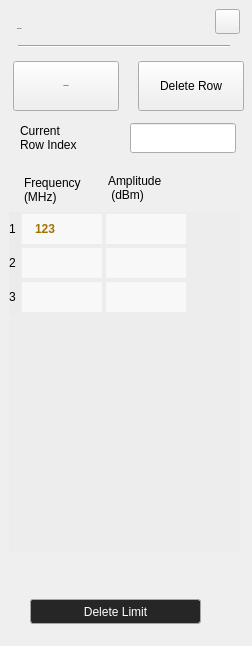
<?xml version="1.0" encoding="UTF-8"?>
<ui version="4.0">
 <class>RtSa_Dialog_LimitTable</class>
 <widget class="QWidget" name="RtSa_Dialog_LimitTable">
  <property name="geometry">
   <rect>
    <x>0</x>
    <y>0</y>
    <width>252</width>
    <height>646</height>
   </rect>
  </property>
  <property name="windowTitle">
   <string>Form</string>
  </property>
  <property name="styleSheet">
   <string notr="true">/***************indoor******************/
#RtSa_Dialog_LImitTable[status = &quot;indoor&quot;]
#widget
{
background-color:rgba(211,211,211,1);
}
#RtSa_Dialog_LImitTable[status = &quot;indoor&quot;]
#lblTitle
{
	font: 75 20px &quot;Arial&quot;;
	color:rgba(46,46,46,1);
	line-height:23px;
	font-weight:bold;
}
#RtSa_Dialog_LImitTable[status = &quot;indoor&quot;]
#pb_cancel
{
border-style:flat;
background-color:rgba(0,0,0,0);
background-image: url(:/rtsa/image/btn_close_normal.png);
}
#RtSa_Dialog_LImitTable[status = &quot;indoor&quot;]
#pb_cancel:pressed
{
background-image: url(:/rtsa/image/btn_close_click.png);
}
#RtSa_Dialog_LImitTable[status = &quot;indoor&quot;]
#line
{
	background-color:rgba(46,46,46,1);
}
#RtSa_Dialog_LImitTable[status = &quot;indoor&quot;]
QPushButton
{
	background-color:black;
	color:rgb(130, 130, 130);
	border-style:flat;
	font: 75 10pt &quot;Arial&quot;;
	font-weight:bold;
}
#RtSa_Dialog_LImitTable[status = &quot;indoor&quot;]
#widget&gt;QLabel
{
font: 75 13px &quot;Arial&quot;;
}
#RtSa_Dialog_LImitTable[status = &quot;indoor&quot;]
RtSa_LineEdit
{
	background-color:rgba(255,255,255,0.6);
	color:rgba(162, 115, 0,1);
	padding:8px 8px 7px 10px ;
	font: 75 13px &quot;Arial&quot;;
	font-weight:bold;
}
#RtSa_Dialog_LImitTable[status = &quot;indoor&quot;]
RtSa_LineEdit:focus
{
  outline: none;
  border:2px solid rgba(162,115,0,1);
}
/***************outdoor******************/
#RtSa_Dialog_LImitTable[status = &quot;outdoor&quot;]
#widget
{
background-color:rgba(211,211,211,1);
}
#RtSa_Dialog_LImitTable[status = &quot;outdoor&quot;]
#lblTitle
{
	font: 75 20px &quot;Arial&quot;;
	color:rgba(46,46,46,1);
	line-height:23px;
	font-weight:bold;
}
#RtSa_Dialog_LImitTable[status = &quot;outdoor&quot;]
#pb_cancel
{
border-style:flat;
background-color:rgba(0,0,0,0);
background-image: url(:/rtsa/image/btn_close_normal.png);
}
#RtSa_Dialog_LImitTable[status = &quot;outdoor&quot;]
#pb_cancel:pressed
{
background-image: url(:/rtsa/image/btn_close_click.png);
}
#RtSa_Dialog_LImitTable[status = &quot;outdoor&quot;]
#line
{
	background-color:rgba(46,46,46,1);
}

#RtSa_Dialog_LImitTable[status = &quot;outdoor&quot;]
#widget&gt;QLabel
{
font: 75 13px &quot;Arial&quot;;
}
#RtSa_Dialog_LImitTable[status = &quot;outdoor&quot;]
RtSa_LineEdit
{
	background-color:rgba(255,255,255,0.6);
	color:rgba(162, 115, 0,1);
	padding:8px 8px 7px 10px ;
	font: 75 13px &quot;Arial&quot;;
	font-weight:bold;
}
#RtSa_Dialog_LImitTable[status = &quot;outdoor&quot;]
RtSa_LineEdit:focus
{
  outline: none;
  border:2px solid rgba(162,115,0,1);
}
/***************night******************/
#RtSa_Dialog_LImitTable[status = &quot;night&quot;]
#widget
{
background-color:rgba(208,182,139,0.9);
}
#RtSa_Dialog_LImitTable[status = &quot;night&quot;]
#lblTitle
{
	font: 75 20px &quot;Arial&quot;;
	color:rgba(46,46,46,1);
	line-height:23px;
	font-weight:bold;
}
#RtSa_Dialog_LImitTable[status = &quot;night&quot;]
#pb_cancel
{
border-style:flat;
background-color:rgba(0,0,0,0);
border-image: url(:/rtsa/image/night/btn_close_normal.png);
}
#RtSa_Dialog_LImitTable[status = &quot;night&quot;]
#pb_cancel:pressed
{
border-image: url(:/rtsa/image/night/btn_close_click.png);
}
#RtSa_Dialog_LImitTable[status = &quot;night&quot;]
#line
{
	background-color:rgba(46,46,46,1);
}
/*#RtSa_Dialog_LImitTable[status = &quot;night&quot;]
QPushButton
{
	background-color:black;
	color:rgb(130, 130, 130);
	border-style:flat;
	font: 75 10pt &quot;Arial&quot;;
	font-weight:bold;
}*/
#RtSa_Dialog_LImitTable[status = &quot;night&quot;]
#widget&gt;QLabel
{
font: 75 13px &quot;Arial&quot;;
}
#RtSa_Dialog_LImitTable[status = &quot;night&quot;]
RtSa_LineEdit
{
	background-color:rgba(255,255,255,0.6);
	color:rgba(162, 115, 0,1);
	padding:8px 8px 7px 10px ;
	font: 75 13px &quot;Arial&quot;;
	font-weight:bold;
}
#RtSa_Dialog_LImitTable[status = &quot;night&quot;]
RtSa_LineEdit:focus
{
  outline: none;
  border:2px solid rgba(162,115,0,1);
}</string>
  </property>
  <property name="status" stdset="0">
   <string>night</string>
  </property>
  <widget class="QWidget" name="widget" native="true">
   <property name="geometry">
    <rect>
     <x>0</x>
     <y>-1</y>
     <width>252</width>
     <height>646</height>
    </rect>
   </property>
   <widget class="QLabel" name="lblTitle">
    <property name="geometry">
     <rect>
      <x>17</x>
      <y>19</y>
      <width>161</width>
      <height>22</height>
     </rect>
    </property>
    <property name="font">
     <font>
      <family>Arial</family>
      <pointsize>-1</pointsize>
      <weight>75</weight>
      <italic>false</italic>
      <bold>true</bold>
     </font>
    </property>
    <property name="styleSheet">
     <string notr="true">#lblTitle
{
	font: 75 20px &quot;Arial&quot;;
	color:rgba(46,46,46,1);
	line-height:23px;
	font-weight:bold;
}</string>
    </property>
    <property name="text">
     <string>Edit Limit</string>
    </property>
   </widget>
   <widget class="Line" name="line">
    <property name="geometry">
     <rect>
      <x>18</x>
      <y>46</y>
      <width>212</width>
      <height>2</height>
     </rect>
    </property>
    <property name="orientation">
     <enum>Qt::Horizontal</enum>
    </property>
   </widget>
   <widget class="QPushButton" name="pb_cancel">
    <property name="geometry">
     <rect>
      <x>215</x>
      <y>10</y>
      <width>25</width>
      <height>25</height>
     </rect>
    </property>
    <property name="styleSheet">
     <string notr="true"/>
    </property>
    <property name="text">
     <string/>
    </property>
   </widget>
   <widget class="QPushButton" name="pb_InsertRow">
    <property name="geometry">
     <rect>
      <x>13</x>
      <y>62</y>
      <width>106</width>
      <height>50</height>
     </rect>
    </property>
    <property name="font">
     <font>
      <family>Arial</family>
      <pointsize>-1</pointsize>
      <weight>75</weight>
      <italic>false</italic>
      <bold>true</bold>
     </font>
    </property>
    <property name="whatsThis">
     <string/>
    </property>
    <property name="styleSheet">
     <string notr="true">#RtSa_Dialog_LimitTable[status = &quot;indoor&quot;]
QPushButton
{
	font: 75 13px &quot;Arial&quot;;
	font-weight:bold;
	color:rgba(255, 255, 255, 1);
	text-align:center;
	background-image: url(:/rtsa/image/btn_w106_nor.png);
}
#RtSa_Dialog_LimitTable[status = &quot;indoor&quot;]
QPushButton:pressed
{
	
	background-image: url(:/rtsa/image/btn_w106_click.png);
}

#RtSa_Dialog_LimitTable[status = &quot;outdoor&quot;]
QPushButton
{
	font: 75 13px &quot;Arial&quot;;
	font-weight:bold;
   background-image: url(:/rtsa/image/outdoor/btn_w106_nor.png);
	color:rgba(0, 0, 0, 1);
	text-align:center;
}
#RtSa_Dialog_LimitTable[status = &quot;outdoor&quot;]
QPushButton:pressed
{
	
	background-image: url(:/rtsa/image/btn_w106_click.png);
}

#RtSa_Dialog_LimitTable[status = &quot;night&quot;]
QPushButton
{
	font: 75 13px &quot;Arial&quot;;
	font-weight:bold;
	color: #FBDBA7;
	text-align:center;
	background-image: url(:/rtsa/image/btn_w106_nor.png);
}
#RtSa_Dialog_LimitTable[status = &quot;night&quot;]
QPushButton:pressed
{
	
	background-image: url(:/rtsa/image/btn_w106_click.png);
}</string>
    </property>
    <property name="text">
     <string>Insert Row</string>
    </property>
   </widget>
   <widget class="QPushButton" name="pb_DeleteRow">
    <property name="geometry">
     <rect>
      <x>138</x>
      <y>62</y>
      <width>106</width>
      <height>50</height>
     </rect>
    </property>
    <property name="styleSheet">
     <string notr="true">#RtSa_Dialog_LimitTable[status = &quot;indoor&quot;]
QPushButton
{
	font: 75 13px &quot;Arial&quot;;
	font-weight:bold;
	color:rgba(255, 255, 255, 1);
	text-align:center;
	background-image: url(:/rtsa/image/btn_w106_nor.png);
}
#RtSa_Dialog_LimitTable[status = &quot;indoor&quot;]
QPushButton:pressed
{
	
	background-image: url(:/rtsa/image/btn_w106_click.png);
}

#RtSa_Dialog_LimitTable[status = &quot;outdoor&quot;]
QPushButton
{
	font: 75 13px &quot;Arial&quot;;
	font-weight:bold;
    background-image: url(:/rtsa/image/outdoor/btn_w106_nor.png);
	color:rgba(0, 0, 0, 1);
	text-align:center;
}
#RtSa_Dialog_LimitTable[status = &quot;outdoor&quot;]
QPushButton:pressed
{
	
	background-image: url(:/rtsa/image/btn_w106_click.png);
}

#RtSa_Dialog_LimitTable[status = &quot;night&quot;]
QPushButton
{
	font: 75 13px &quot;Arial&quot;;
	font-weight:bold;
	color: #FBDBA7;
	text-align:center;
	background-image: url(:/rtsa/image/btn_w106_nor.png);
}
#RtSa_Dialog_LimitTable[status = &quot;night&quot;]
QPushButton:pressed
{
	
	background-image: url(:/rtsa/image/btn_w106_click.png);
}</string>
    </property>
    <property name="text">
     <string>Delete Row</string>
    </property>
   </widget>
   <widget class="QPushButton" name="pb_DeleteLimit">
    <property name="geometry">
     <rect>
      <x>30</x>
      <y>600</y>
      <width>171</width>
      <height>25</height>
     </rect>
    </property>
    <property name="styleSheet">
     <string notr="true">QPushButton
{
	color:white;
	background:rgba(38,38,38,1);
	box-shadow:0px 2px 0px 0px rgba(255,255,255,0.5),0px -2px 0px 0px 	rgba(0,0,0,0.5),-1px 0px 0px 0px rgba(0,0,0,1);
	border-radius:3px;
	border:1px solid rgba(165,165,165,1);
}

QPushButton:pressed
{
	color:white;
	background:rgba(223,172,38,1);
	box-shadow:0px 2px 0px 0px rgba(255,255,255,0.5),0px -2px 0px 0px rgba(0,0,0,0.5),-1px 0px 0px 0px rgba(0,0,0,1);
	border-radius:3px;
	border:1px solid rgba(165,165,165,1);
}</string>
    </property>
    <property name="text">
     <string>Delete Limit</string>
    </property>
   </widget>
   <widget class="RtSa_TableWidget" name="tableWidget">
    <property name="geometry">
     <rect>
      <x>9</x>
      <y>213</y>
      <width>231</width>
      <height>341</height>
     </rect>
    </property>
    <property name="styleSheet">
     <string notr="true">
QTableWidget QHeaderView { 
	font:75 13px  &quot;Arial&quot;;
    text-align:left;
	border-style:flat;
	background-color:rgba(255,0,0,0);
}	
QTableWidget QHeaderView::section::item { 
	text-align:left;
	border-style:flat;
	background-color:rgba(211,211,211,0.1);
}	
QTableWidget
{
	font: 75 13px &quot;Arial&quot;;
	font-weight:bold;		
	background-color:rgba(211,211,211,0.1);
	border-style:flat;
	outline:0px;
}

QTableWidget::item
{
	border-style:flat;
	color:rgba(162, 115, 0, 1);
	padding-left:10px;
	margin:2px 2px 2px 2px;
	background-color:rgba(255,255,255,0.6);
}

QScrollBar:vertical {
	background-color:rgba(145, 145, 145, 1);
	width:14px;
	border-radius:6px; 
}
QScrollBar::handle:vertical {
	border:2px solid rgba(145, 145, 145, 1);
	background-color:rgba(235, 235, 235, 1);
	width:8px;
	border-radius:6px; 
}
QScrollBar::add-line:vertical {
	height:0px;
	subcontrol-position:bottom;
	subcontrol-origin:margin;
}
QScrollBar::sub-line:vertical {
	height:0px;
	subcontrol-position:top;
	subcontrol-origin:margin;
}



</string>
    </property>
    <property name="showGrid">
     <bool>false</bool>
    </property>
    <property name="rowCount">
     <number>3</number>
    </property>
    <property name="columnCount">
     <number>2</number>
    </property>
    <attribute name="horizontalHeaderVisible">
     <bool>false</bool>
    </attribute>
    <attribute name="horizontalHeaderDefaultSectionSize">
     <number>84</number>
    </attribute>
    <attribute name="horizontalHeaderStretchLastSection">
     <bool>false</bool>
    </attribute>
    <attribute name="verticalHeaderDefaultSectionSize">
     <number>34</number>
    </attribute>
    <row/>
    <row/>
    <row/>
    <column/>
    <column/>
    <item row="0" column="0">
     <property name="text">
      <string>123</string>
     </property>
    </item>
   </widget>
   <widget class="QLabel" name="label">
    <property name="geometry">
     <rect>
      <x>24</x>
      <y>170</y>
      <width>81</width>
      <height>41</height>
     </rect>
    </property>
    <property name="text">
     <string>Frequency
(MHz)</string>
    </property>
   </widget>
   <widget class="QLabel" name="label_2">
    <property name="geometry">
     <rect>
      <x>108</x>
      <y>168</y>
      <width>101</width>
      <height>41</height>
     </rect>
    </property>
    <property name="text">
     <string>Amplitude
 (dBm)</string>
    </property>
   </widget>
   <widget class="RtSa_LineEdit" name="LED_CurPtIndex">
    <property name="geometry">
     <rect>
      <x>130</x>
      <y>124</y>
      <width>106</width>
      <height>30</height>
     </rect>
    </property>
    <property name="focusPolicy">
     <enum>Qt::StrongFocus</enum>
    </property>
    <property name="readOnly">
     <bool>true</bool>
    </property>
   </widget>
   <widget class="QLabel" name="label_4">
    <property name="geometry">
     <rect>
      <x>20</x>
      <y>124</y>
      <width>81</width>
      <height>30</height>
     </rect>
    </property>
    <property name="text">
     <string>Current
Row Index</string>
    </property>
   </widget>
  </widget>
 </widget>
 <customwidgets>
  <customwidget>
   <class>RtSa_LineEdit</class>
   <extends>QLineEdit</extends>
   <header location="global">rtsa_lineedit.h</header>
   <slots>
    <signal>clicked()</signal>
   </slots>
  </customwidget>
  <customwidget>
   <class>RtSa_TableWidget</class>
   <extends>QTableWidget</extends>
   <header>rtsa_tablewidget.h</header>
  </customwidget>
 </customwidgets>
 <resources/>
 <connections/>
</ui>
